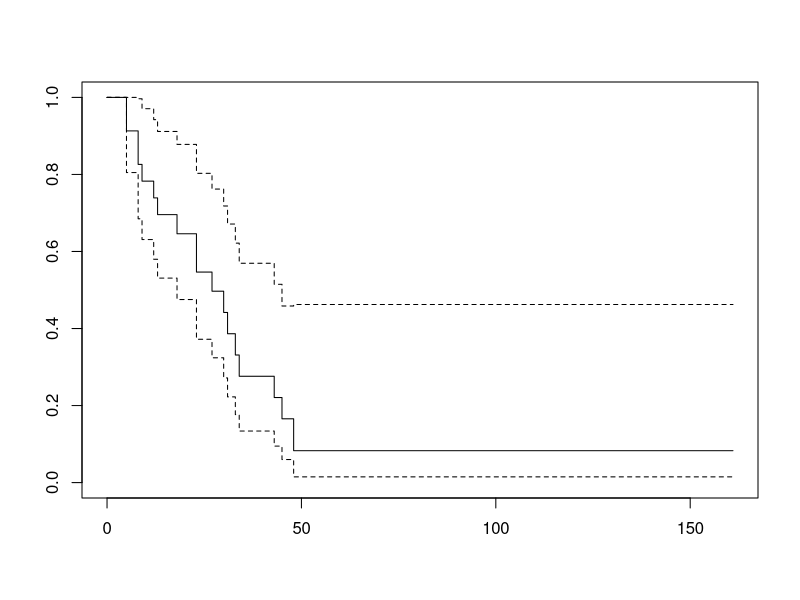
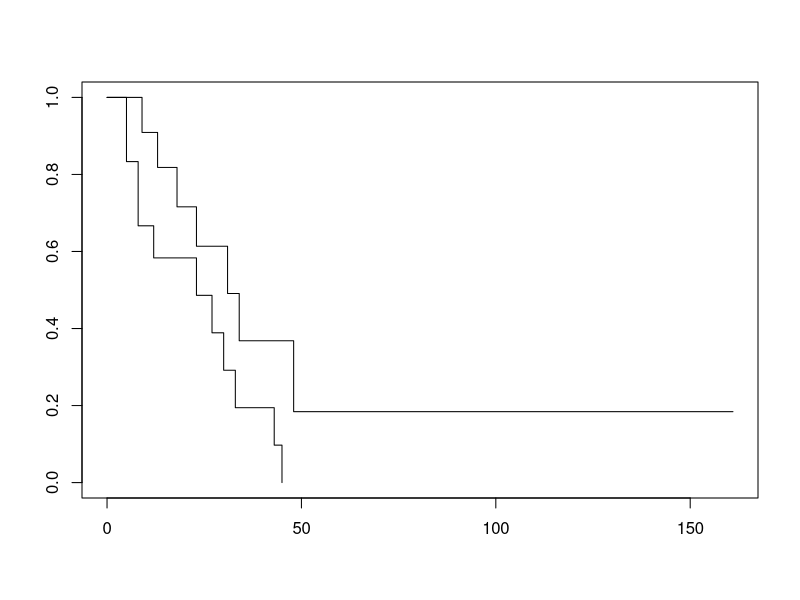
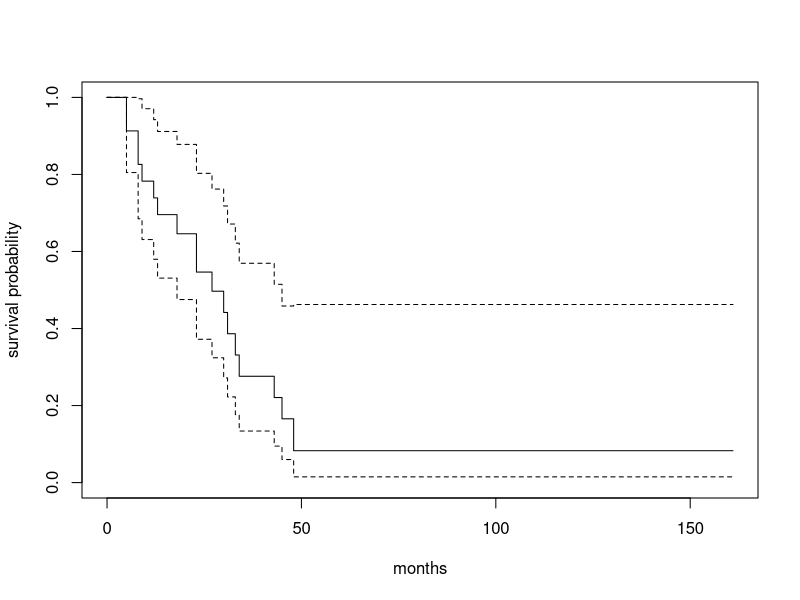
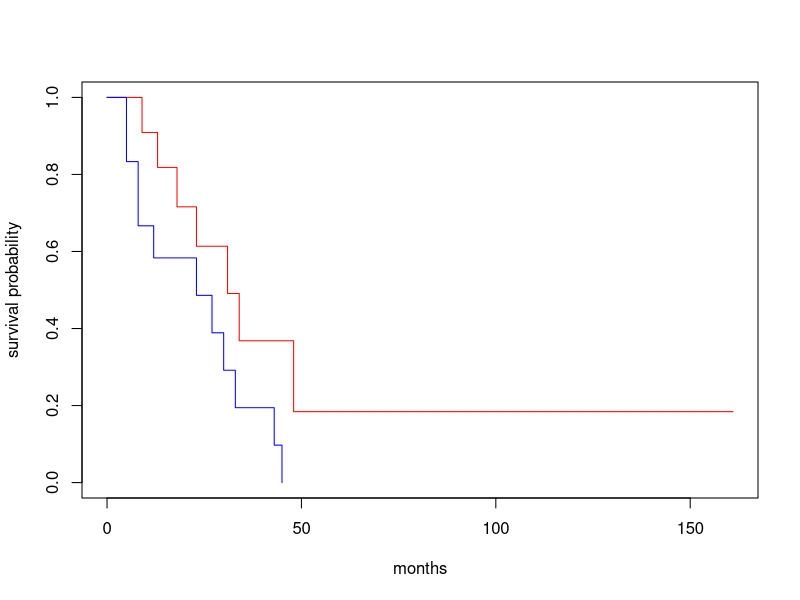
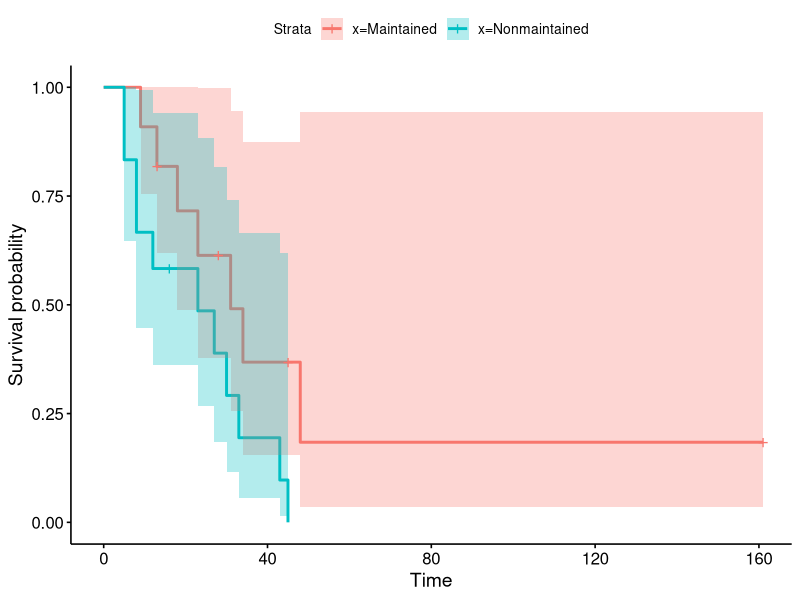
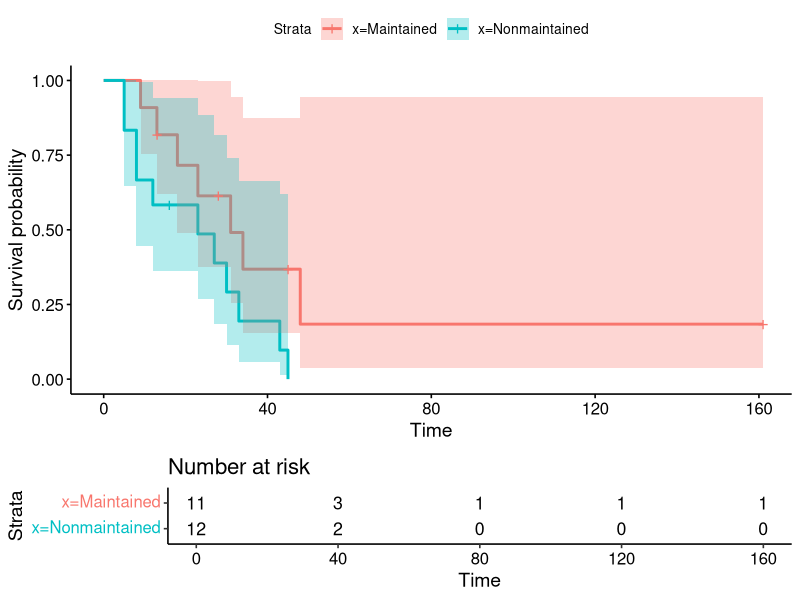
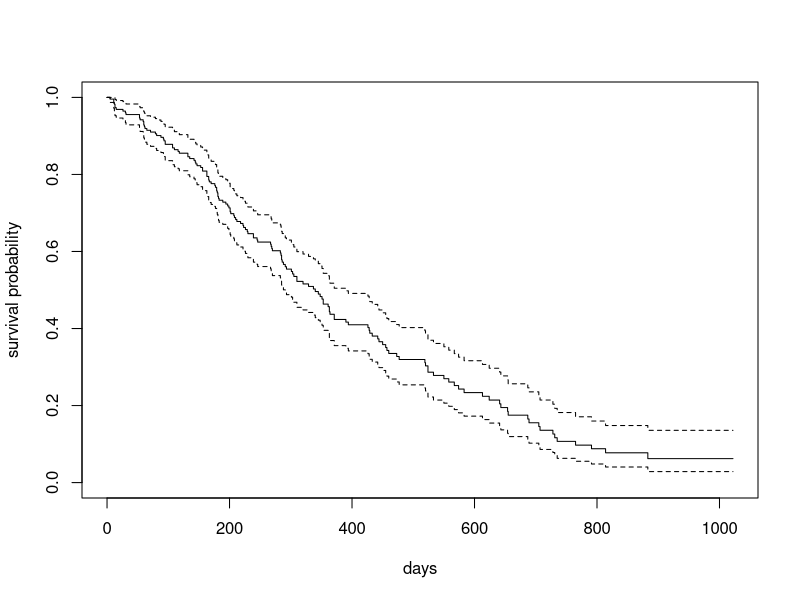
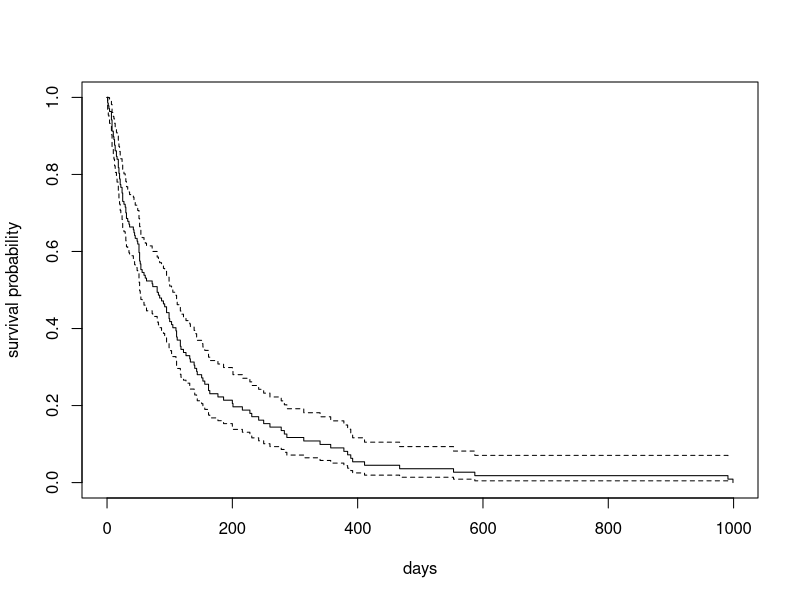

Write R code to recreate these figures, in order.

## Main packages.
#install.packages("survival")
#install.packages("survminer")
#install.packages("broom")
#install.packages("ggplot2")
library(survival)
library(broom) 
library(survminer) 
library(ggplot2) 

## Database: Acute Myelogenous Leukemia survival data ("aml")
head(aml)
aml
aml <-aml

## Kaplan-Meier estimation with survfit()
KM <- survfit(Surv(time = time, event = status) ~ 1, data=aml)
KM
plot(KM)

## Table of KM survival function
tidy(KM)

## Stratified Kaplan-Meier estimates by treatment category
KM.x <- survfit(Surv(time = time, event = status) ~ x, data=aml)
KM.x
plot(KM.x)
tidy(KM.x)

## Graphing the survival function
plot(KM, ylab="survival probability", xlab="months")

## Graphing stratified KM estimates of survival
# stratified KM curves with 95% CI, 2 colors
plot(KM.x, ylab="survival probability", xlab="months",
     conf.int=FALSE, col=c("red", "blue")) 


## Customizable, informative survival plots with survminer
ggsurvplot(KM.x, conf.int=T)


## Adding a risk table
ggsurvplot(KM.x, conf.int=T,
           risk.table=T)


## Comparing survival functions with `survdiff()`
# log rank test
survdiff(Surv(time, status) ~ x, data=aml)


## Fitting a Cox model
##Database: "Lung"
lung
KM.lung <- survfit(Surv(time = time, event = status) ~ 1, data=lung)
tidy(KM.lung)
# Fit cox model 
coxph(Surv(time=time, event=status) ~ age + sex + wt.loss, data=lung)
lung.cox <- coxph(Surv(time, status) ~ age + sex + wt.loss, data=lung)
# summary of results
summary(lung.cox)

KM.lung <- survfit(lung.cox) 
plot(KM.lung, ylab="survival probability", xlab="days")


#### Exercises using the "veteran" dataset ------

# Exercise #1 Generate a table of the survival function for the "veteran" dataset.
# Exercise #2 Create a Kaplan-Meier plot for the "veteran" dataset.
# Exercise #3 Assess statistical differences stratified by treatment (variable "trt").
# Exercise #4 Create a Kaplan-Meier plot for the "veteran" dataset stratified by treatment (variable "trt").

veteran

#### Solutions to Exercises --------
### Exercise #1 
KM.veteran <- survfit(Surv(time=time,event=status)~1, data=veteran)
KM.veteran
tidy(KM.veteran)

### Exercise #2
plot(KM.veteran, ylab="survival probability", xlab="days")

### Exercise #3
KM.treat <- survfit(Surv(time,status)~trt, data=veteran)
survdiff(Surv(time,status)~trt, data=veteran)

### Exercise #4
ggsurvplot(KM.treat, conf.int=T)


